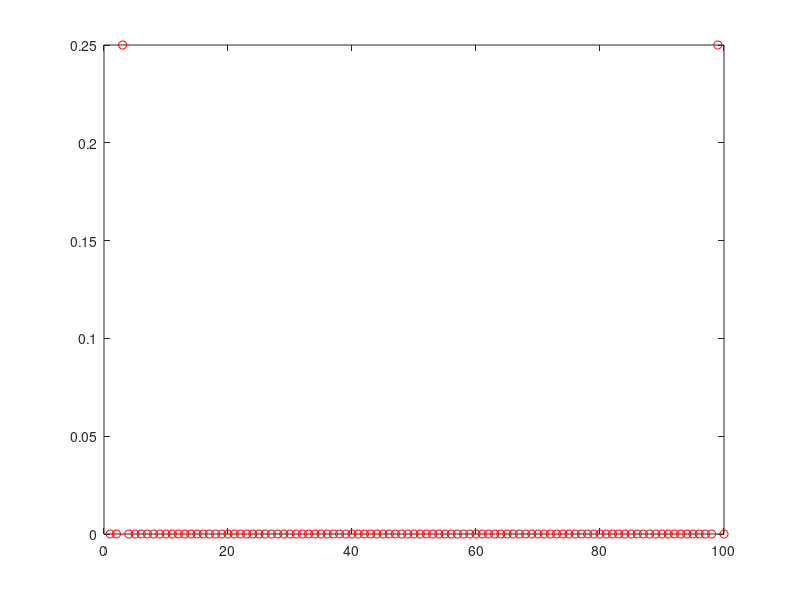

Write the MATLAB code that produced this figure. (Note: this script raises an error after producing the figure.)
clear all
close all
clc
format long

L=10;
N=100;
% N=10;
% N=20;
% N=40;
% N=50;
h=L/N;
x=[0:h:L-h];
f=@(x)  sin((4*pi*x)/L);
y_exact=f(x);
fhat=fft(y_exact);
spec=(abs(fhat/N)).^2
plot([1:N],spec,'ro')

y
